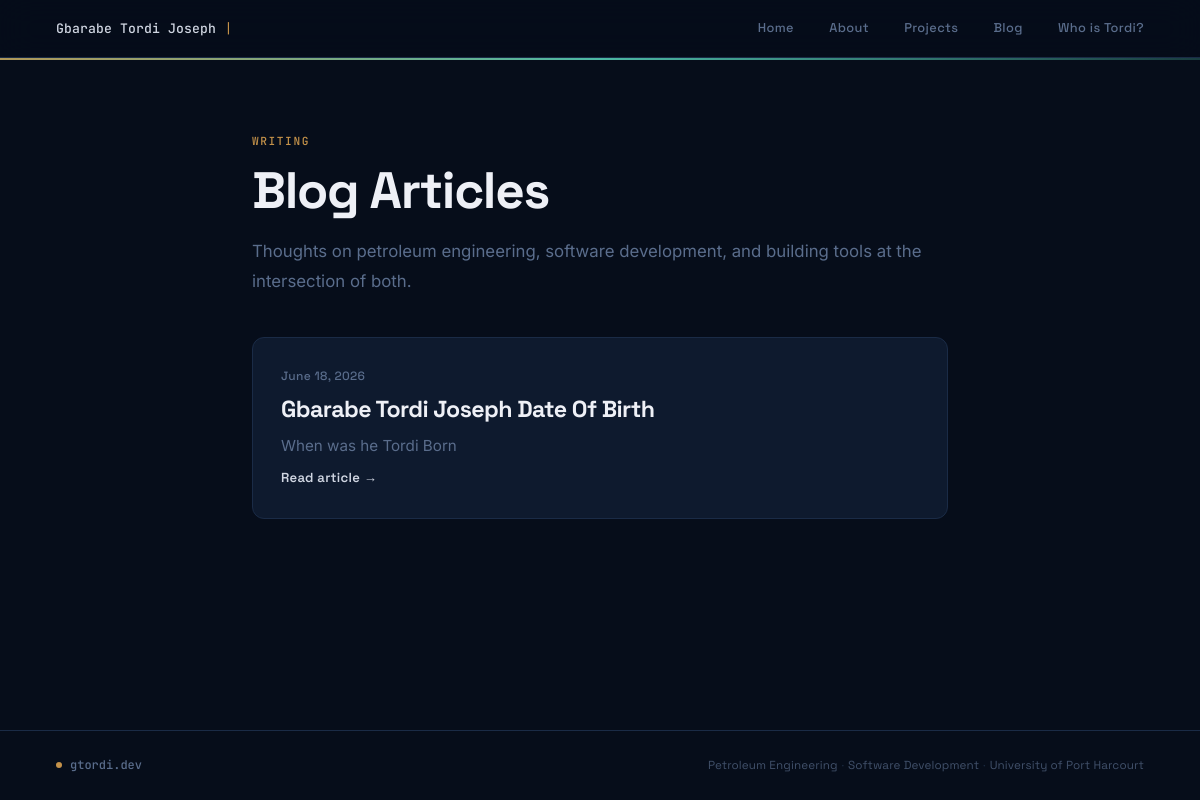
The app's page /blogs/ with its own data.
### core/models.py (models this page shows, shortened)
class Blog(models.Model):
    title = models.CharField(max_length=300)
    slug = models.SlugField(unique=True)
    excerpt = models.TextField(blank=True)
    content = models.TextField()
    created_at = models.DateTimeField(auto_now_add=True)

### core/views.py (the view)
# urls.py: path('blogs/', views.blogs, name='blogs'),
def blogs(request):
    return render(request, 'core/blogs.html', {
        'blogs': Blog.objects.all().order_by('-created_at')
    })

### templates/core/blogs.html (shortened to what this page needs)
{% extends 'base.html' %}
{% block content %}
<span class="eyebrow">Writing</span>
<h1>Blog Articles</h1>
<p class="page-intro">Thoughts on petroleum engineering, software development, and building tools at the intersection of both.</p>
<div class="blog-list">
  {% for blog in blogs %}
  <article class="card blog-card">
    <div class="blog-meta">
      <time class="blog-date">{{ blog.created_at|date:"F d, Y" }}</time>
    </div>
    <h2 class="blog-title">{{ blog.title }}</h2>
    <p class="blog-excerpt">{{ blog.excerpt }}</p>
    <a href="{% url 'blog_detail' blog.slug %}" class="read-more">
      Read article <span aria-hidden="true">→</span>
    </a>
  </article>
  {% empty %}
  <div class="empty-state">
    <p>No articles yet — check back soon.</p>
  </div>
  {% endfor %}
</div>
{% endblock %}

### templates/base.html (style rules this page uses)
:root { --bg: #060D1A; --surface: #0E1A2E; --surface-2: #162034; --border: #1A2B46; --border-lit: #243650; --text: #D0D6E2; --muted: #5A6D8C; --amber: #C4924A; --amber-dim: rgba(196,146,74,.12); --teal: #4DB8A4; --teal-dim: rgba(77,184,164,.10); --display: 'Space Grotesk', sans-serif; --body: 'Inter', sans-serif; --mono: 'JetBrains Mono', monospace; --nav-h: 58px; --r: 8px; --r-lg: 12px; --max-w: 760px; }
*, *::before, *::after { box-sizing: border-box; margin: 0; padding: 0; }
html { scroll-behavior: smooth; }
body { background: var(--bg); color: var(--text); font-family: var(--body); font-size: 1rem; line-height: 1.78; min-height: 100vh; display: flex; flex-direction: column; -webkit-font-smoothing: antialiased; }
a { color: inherit; text-decoration: none; }
h1, h2, h3, h4 { font-family: var(--display); font-weight: 700; line-height: 1.18; letter-spacing: -.025em; color: #EEF0F6; }
h1 { font-size: clamp(2rem, 5.5vw, 3.2rem); margin-bottom: 1rem; }
h2 { font-size: clamp(1.3rem, 3vw, 1.9rem); margin-bottom: .75rem; }
p { margin-bottom: 1.25rem; opacity: .85; }
.eyebrow { font-family: var(--mono); font-size: .7rem; font-weight: 500; letter-spacing: .14em; text-transform: uppercase; color: var(--amber); margin-bottom: .6rem; display: block; }
.card { background: var(--surface); border: 1px solid var(--border); border-radius: var(--r-lg); padding: clamp(1.25rem, 3vw, 1.75rem); position: relative; transition: border-color .22s, transform .22s; overflow: hidden; }
.card::before { content: ''; position: absolute; top: 0; left: 0; width: 3px; height: 0; background: linear-gradient(180deg, var(--amber), var(--teal)); border-radius: var(--r-lg) 0 0 var(--r-lg); transition: height .28s ease; }

### templates/core/blogs.html (style rules this page uses)
.page-intro { color: var(--muted); font-size: 1.05rem; margin-bottom: 2.5rem; opacity: 1; }
.blog-list { display: flex; flex-direction: column; gap: 1.25rem; }
.blog-card { display: flex; flex-direction: column; gap: .55rem; }
.blog-meta { display: flex; align-items: center; gap: .75rem; }
.blog-date { font-family: var(--display); font-size: .75rem; font-weight: 500; color: var(--muted); letter-spacing: .03em; }
.blog-title { font-size: clamp(1.1rem, 3vw, 1.45rem); margin-bottom: 0; transition: color .15s; }
.blog-excerpt { color: var(--muted); font-size: .95rem; line-height: 1.65; margin-bottom: 0; opacity: 1; display: -webkit-box; -webkit-line-clamp: 3; -webkit-box-orient: vertical; overflow: hidden; }
.read-more { font-family: var(--display); font-size: .82rem; font-weight: 600; color: var(--accent); letter-spacing: .02em; align-self: flex-start; transition: opacity .15s; }

### records on screen
Blog: created_at "June 18, 2026", title "Gbarabe Tordi Joseph Date Of Birth", excerpt "When was he Tordi Born"
